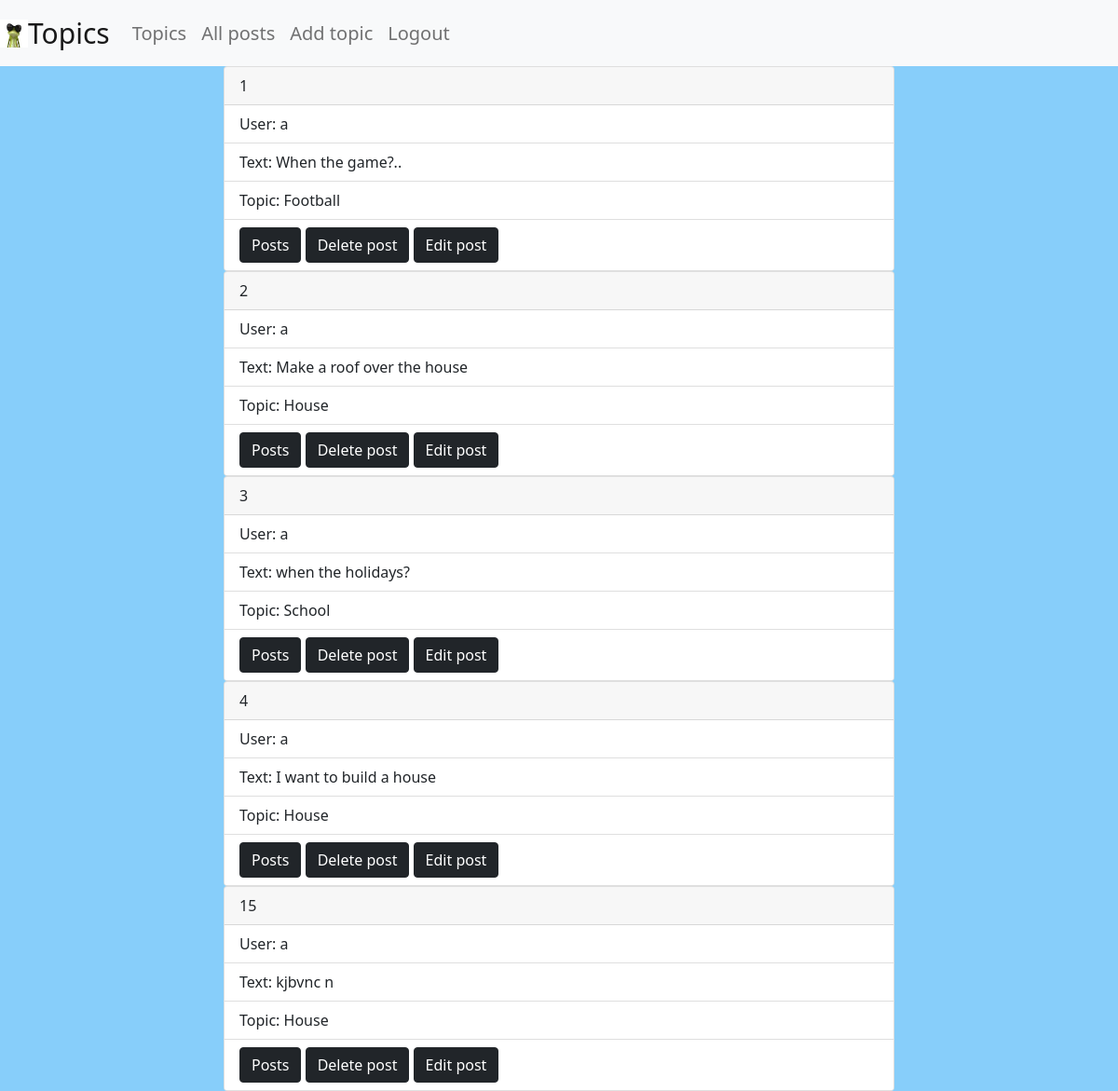
Page /app/post_list/ (signed in) on the committed database.
### app_site/models.py (models this page shows, shortened)
class Post(models.Model):
    user = models.ForeignKey(User, on_delete = models.CASCADE)
    topic = models.ForeignKey(Topic, on_delete= models.CASCADE)
    text = models.TextField()

class Topic(models.Model):
    name = models.CharField(max_length=255)
    count_post = models.IntegerField(default=100)
    description = models.TextField(null=True, blank=True)
    date = models.DateTimeField(auto_now_add=True)
    def __str__(self):
        return self.name

### app_site/views.py (the view)
# urls.py: path('post_list/', views.post_list, name='post_list'),
def post_list(request):
    posts = Post.objects.all()
    return render(request, 'post_list.html', {'posts': posts})

### templates/post_list.html
{% extends 'base.html'%}
{%block content%}
{% for post in posts %}
    <div class="review card">
      <div class="card-header">
        {{post.id}}
      </div>
      <ul class="list-group list-group-flush">
        <li class="list-group-item">User: {{post.user}}</li>
        <li class="list-group-item">Text: {{post.text}}</li>
        <li class="list-group-item">Topic: {{post.topic}}</li>
          <li class="list-group-item">
              <a class="btn btn-dark" href="{% url 'topic_post_list' topic_id=post.topic.id%}" role="button">Posts</a>
              {% if user.is_authenticated %}
                {% if post.user == user %}
                    <a class="btn btn-dark" href="{% url 'delete_post' post_id=post.id%}">Delete post</a>
                    <a class="btn btn-dark" href="{% url 'edit_post' post_id=post.id%}">Edit post</a>
                {% endif %}
              {% endif %}
          </li>
      </ul>
    </div>
{% endfor %}
{% endblock %}

### static/styles.css (style rules this page uses)
body { background-color: lightskyblue; }

### rows in the picture
Post: id "1", user "a", text "When the game?..", topic "Football", shows "Delete post"
Post: id "2", user "a", text "Make a roof over the house", topic "House", shows "Delete post"
Post: id "3", user "a", text "when the holidays?", topic "School", shows "Delete post"
Post: id "4", user "a", text "I want to build a house", topic "House", shows "Delete post"
Post: id "15", user "a", text "kjbvnc n", topic "House", shows "Delete post"
